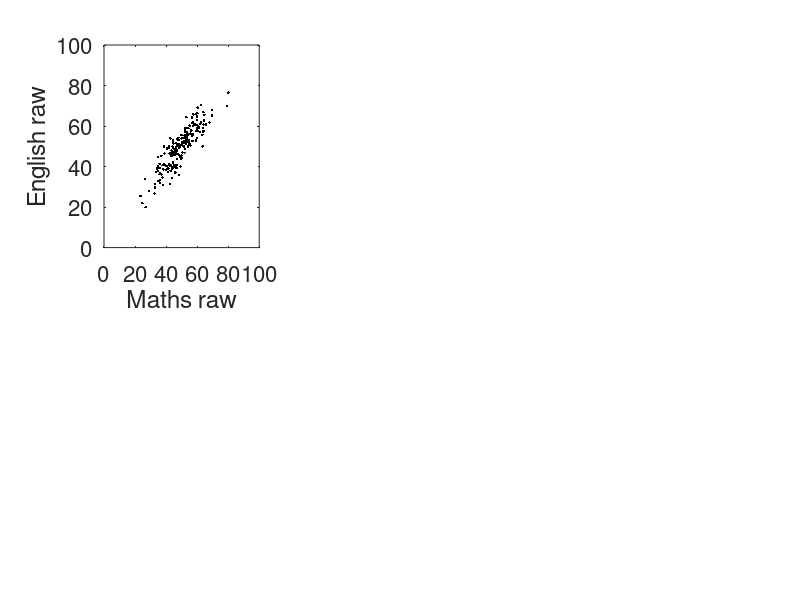

This chart was generated by the following MATLAB code: (Note: this script raises an error after producing the figure.)
figure; 

s = [1 0.9; 0.9 1]; m=[0 0];
x0y0 = mvnrnd(m,s,200);

xy = x0y0.*10 + 50;
subplot(2,3,1); plot(xy(:,1),xy(:,2),'k.'); set(gca,'XLim',[0 100], 'Ylim', [0 100], 'FontSize', 16); xlabel('Maths raw'); ylabel('English raw');
corr(xy)

zxy = normalise(xy)
subplot(2,3,4); plot(zxy(:,1),zxy(:,2),'k.'); set(gca,'XLim',[-3 3], 'Ylim', [-3 3], 'FontSize', 16); xlabel('Maths Z'); ylabel('English Z');
corr(zxy)

a = pi/6; R = [cos(a) -sin(a); sin(a) cos(a)];
xy = x0y0*R.*10 + 50;
subplot(2,3,2); plot(xy(:,1),xy(:,2),'k.'); set(gca,'XLim',[0 100], 'Ylim', [0 100], 'FontSize', 16); xlabel('Maths raw'); ylabel('English raw');
corr(xy)

zxy = normalise(xy)
subplot(2,3,5); plot(zxy(:,1),zxy(:,2),'k.'); set(gca,'XLim',[-3 3], 'Ylim', [-3 3], 'FontSize', 16); xlabel('Maths Z'); ylabel('English Z');
corr(zxy)

a = -pi/6; R = [cos(a) -sin(a); sin(a) cos(a)];
xy = x0y0*R.*10 + 50;
subplot(2,3,3); plot(xy(:,1),xy(:,2),'k.'); set(gca,'XLim',[0 100], 'Ylim', [0 100], 'FontSize', 16); xlabel('Maths raw'); ylabel('English raw');
corr(xy)

zxy = normalise(xy)
subplot(2,3,6); plot(zxy(:,1),zxy(:,2),'k.'); set(gca,'XLim',[-3 3], 'Ylim', [-3 3], 'FontSize', 16); xlabel('Maths Z'); ylabel('English Z');
corr(zxy)

%%
covs = [0:0.1:1];
figure; hold on;
for j=1:length(covs)
    S = [1 covs(j); covs(j) 1]; m=[0 0];
    x0y0 = mvnrnd(m,S,20000);

    angles = [-pi/4:pi/400:pi/4];
    for i = 1:length(angles)
        a = angles(i);
        R = [cos(a) -sin(a); sin(a) cos(a)];
        xy = x0y0*R;
        rr = corr(xy);
        r(i) = rr(2);
    end

    plot(angles*360/(2*pi)+45, r);
end
xlabel('slope')
ylabel('r')
set(gcf,'color','w')

%%
figure;
xy = x0y0.*10 + 50;

s = [1 0.9; 0.9 1]; m=[0 0];
x0y0 = mvnrnd(m,s,12);
xy = x0y0.*10 + 50;
subplot(2,3,1); plot(xy(:,1),xy(:,2),'k.'); set(gca,'XLim',[0 100], 'Ylim', [0 100], 'FontSize', 16); xlabel('Maths'); ylabel('English');
[r,p]=corr(xy)

s = [1 0.6; 0.6 1]; m=[0 0];
x0y0 = mvnrnd(m,s,12);
xy = x0y0.*10 + 50;
subplot(2,3,2); plot(xy(:,1),xy(:,2),'k.'); set(gca,'XLim',[0 100], 'Ylim', [0 100], 'FontSize', 16); xlabel('Maths'); ylabel('English');
[r,p]=corr(xy)

s = [1 0.3; 0.3 1]; m=[0 0];
x0y0 = mvnrnd(m,s,12);
xy = x0y0.*10 + 50;
subplot(2,3,3); plot(xy(:,1),xy(:,2),'k.'); set(gca,'XLim',[0 100], 'Ylim', [0 100], 'FontSize', 16); xlabel('Maths'); ylabel('English');
[r,p]=corr(xy)

set(gcf, 'color','w');

%%


figure;

s = [1 0.1; 0.1 1]; m=[0 0];
x0y0 = mvnrnd(m,s,200);
xy = x0y0.*10 + 50;
subplot(2,3,4); plot(xy(:,1),xy(:,2),'k.'); set(gca,'XLim',[0 100], 'Ylim', [0 100], 'FontSize', 16); xlabel('Maths'); ylabel('English');
[r,p]=corr(xy)

s = [1 0.3; 0.3 1]; m=[0 0];
x0y0 = mvnrnd(m,s,200);
xy = x0y0.*10 + 50;
subplot(2,3,5); plot(xy(:,1),xy(:,2),'k.'); set(gca,'XLim',[0 100], 'Ylim', [0 100], 'FontSize', 16); xlabel('Maths'); ylabel('English');
[r,p]=corr(xy)

s = [1 0.5; 0.5 1]; m=[0 0];
x0y0 = mvnrnd(m,s,200);
xy = x0y0.*10 + 50;
subplot(2,3,6); plot(xy(:,1),xy(:,2),'k.'); set(gca,'XLim',[0 100], 'Ylim', [0 100], 'FontSize', 16); xlabel('Maths'); ylabel('English');
[r,p]=corr(xy)

set(gcf, 'color','w');